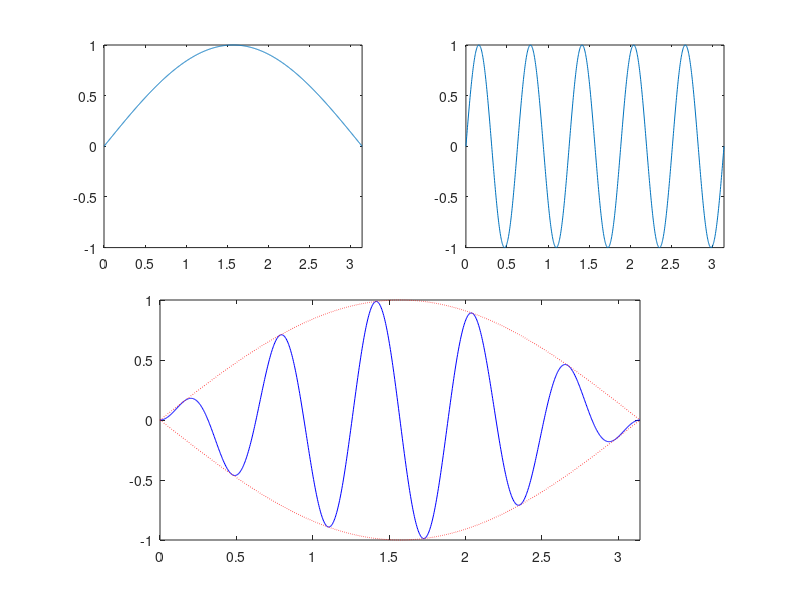

This figure's MATLAB source:
% 20130505 XY511 18:18
% AbrahamX @ NWPU
% Just a simple example on Subplot.

clf;
% Initialization
t = 0: pi/1000: pi;
y1 = sin(t);
y2 = sin(10 * t);
y12 = sin(t) .* sin(10*t);  % Or it could be y12 = y1 .* y2. HeHe

% Plot
subplot(221)
plot(t, y1)
axis([0, pi, -1, 1])
subplot(222)
plot(t, y2)
axis([0, pi, -1, 1])

subplot('Position', [0.2, 0.1, 0.6, 0.40])
plot(t, y12, 'b-', t, y1, 'r:', t, -y1, 'r:')
axis([0, pi, -1, 1])
